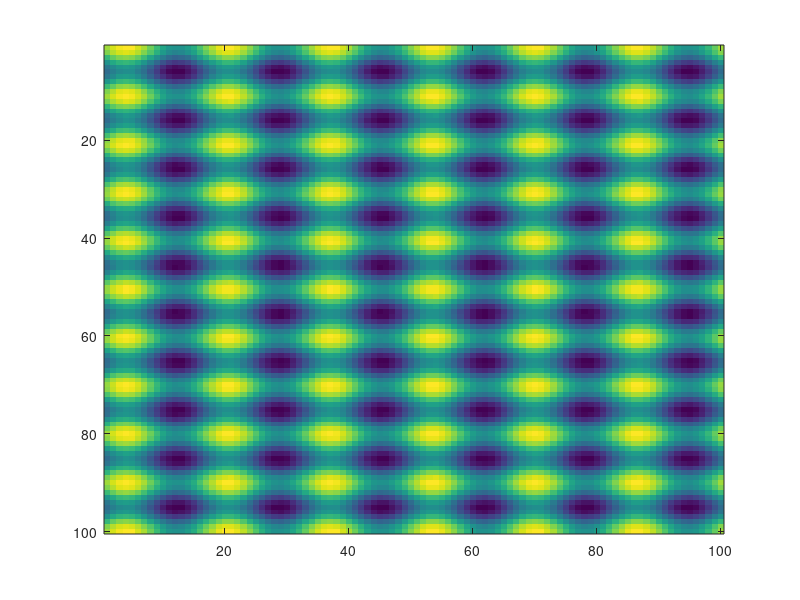
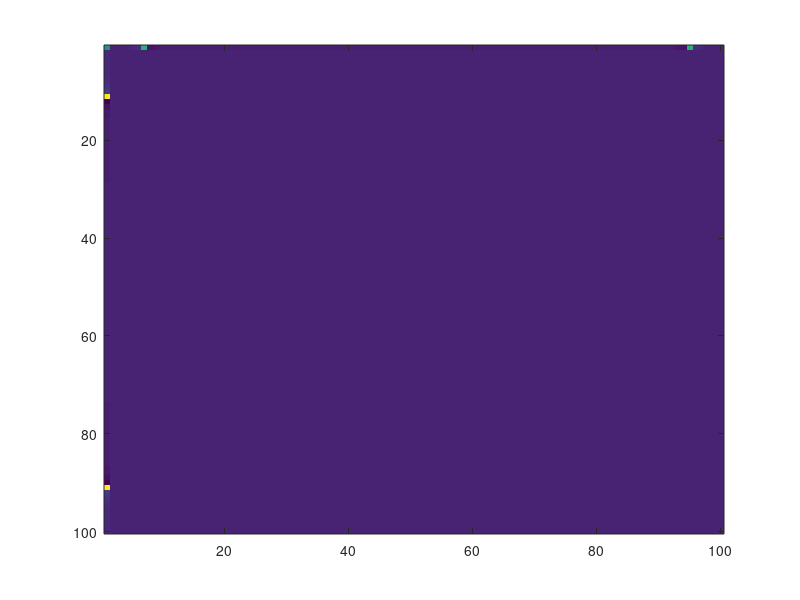
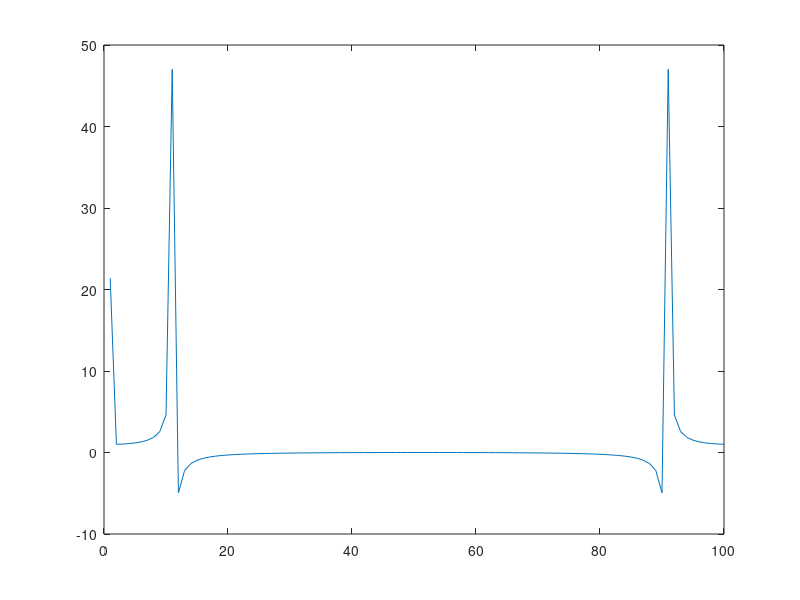

These charts were generated, in order, by the following MATLAB code:
N=100;
x = linspace(-2*pi,2*pi,N);
y = linspace(-2*pi,2*pi,N)';

f= sin(3*x+.4) + cos(5*y) + .2;
figure; imagesc(f);

Y = fft2(f)/sqrt(numel(f));

figure; imagesc(real(Y));
figure; plot(real(Y(:,1)));